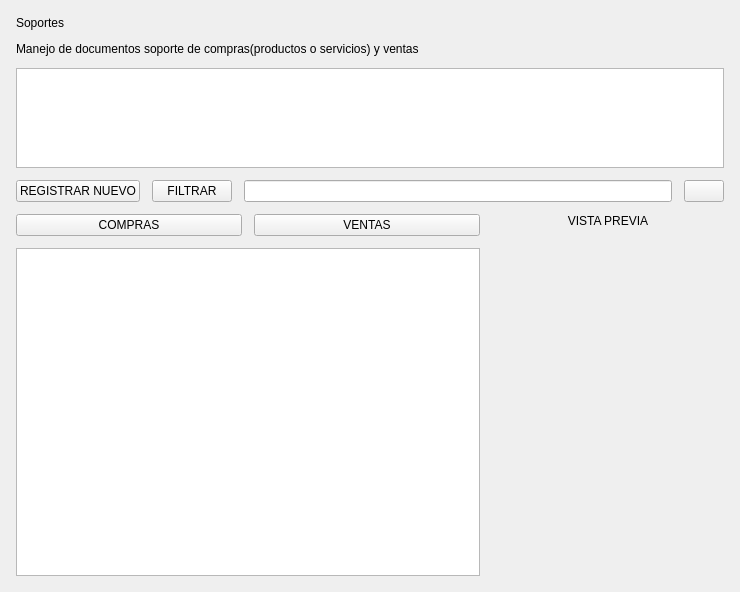
<?xml version="1.0" encoding="UTF-8"?>
<ui version="4.0">
 <class>Form</class>
 <widget class="QWidget" name="Form">
  <property name="geometry">
   <rect>
    <x>0</x>
    <y>0</y>
    <width>740</width>
    <height>592</height>
   </rect>
  </property>
  <property name="windowTitle">
   <string>Form</string>
  </property>
  <layout class="QVBoxLayout" name="verticalLayout_4">
   <property name="leftMargin">
    <number>0</number>
   </property>
   <property name="topMargin">
    <number>0</number>
   </property>
   <property name="rightMargin">
    <number>0</number>
   </property>
   <property name="bottomMargin">
    <number>0</number>
   </property>
   <item>
    <widget class="QWidget" name="widget" native="true">
     <layout class="QVBoxLayout" name="verticalLayout_3">
      <property name="spacing">
       <number>12</number>
      </property>
      <property name="leftMargin">
       <number>16</number>
      </property>
      <property name="topMargin">
       <number>16</number>
      </property>
      <property name="rightMargin">
       <number>16</number>
      </property>
      <property name="bottomMargin">
       <number>16</number>
      </property>
      <item>
       <widget class="QLabel" name="label">
        <property name="text">
         <string>Soportes</string>
        </property>
       </widget>
      </item>
      <item>
       <widget class="QLabel" name="label_2">
        <property name="text">
         <string>Manejo de documentos soporte de compras(productos o servicios) y ventas</string>
        </property>
       </widget>
      </item>
      <item>
       <widget class="QListView" name="listView">
        <property name="maximumSize">
         <size>
          <width>16777215</width>
          <height>100</height>
         </size>
        </property>
       </widget>
      </item>
      <item>
       <layout class="QHBoxLayout" name="horizontalLayout">
        <item>
         <widget class="QPushButton" name="pushButton_3">
          <property name="text">
           <string>REGISTRAR NUEVO</string>
          </property>
         </widget>
        </item>
        <item>
         <widget class="QPushButton" name="pushButton_7">
          <property name="text">
           <string>FILTRAR</string>
          </property>
         </widget>
        </item>
        <item>
         <widget class="QLineEdit" name="lineEdit"/>
        </item>
        <item>
         <widget class="QPushButton" name="pushButton">
          <property name="text">
           <string/>
          </property>
          <property name="icon">
           <iconset theme="QIcon::ThemeIcon::EditFind"/>
          </property>
         </widget>
        </item>
       </layout>
      </item>
      <item>
       <layout class="QHBoxLayout" name="horizontalLayout_3" stretch="2,1">
        <item>
         <layout class="QVBoxLayout" name="verticalLayout">
          <item>
           <layout class="QHBoxLayout" name="horizontalLayout_2">
            <item>
             <widget class="QPushButton" name="pushButton_6">
              <property name="text">
               <string>COMPRAS</string>
              </property>
             </widget>
            </item>
            <item>
             <widget class="QPushButton" name="pushButton_5">
              <property name="text">
               <string>VENTAS</string>
              </property>
             </widget>
            </item>
           </layout>
          </item>
          <item>
           <widget class="QListView" name="listView_2"/>
          </item>
         </layout>
        </item>
        <item>
         <layout class="QVBoxLayout" name="verticalLayout_2">
          <item>
           <widget class="QLabel" name="label_3">
            <property name="minimumSize">
             <size>
              <width>0</width>
              <height>0</height>
             </size>
            </property>
            <property name="text">
             <string>VISTA PREVIA</string>
            </property>
            <property name="alignment">
             <set>Qt::AlignmentFlag::AlignCenter</set>
            </property>
           </widget>
          </item>
          <item>
           <widget class="QWidget" name="widget_2" native="true">
            <property name="sizePolicy">
             <sizepolicy hsizetype="Expanding" vsizetype="Expanding">
              <horstretch>0</horstretch>
              <verstretch>0</verstretch>
             </sizepolicy>
            </property>
            <property name="minimumSize">
             <size>
              <width>220</width>
              <height>200</height>
             </size>
            </property>
           </widget>
          </item>
         </layout>
        </item>
       </layout>
      </item>
     </layout>
    </widget>
   </item>
  </layout>
 </widget>
 <resources/>
 <connections/>
</ui>
